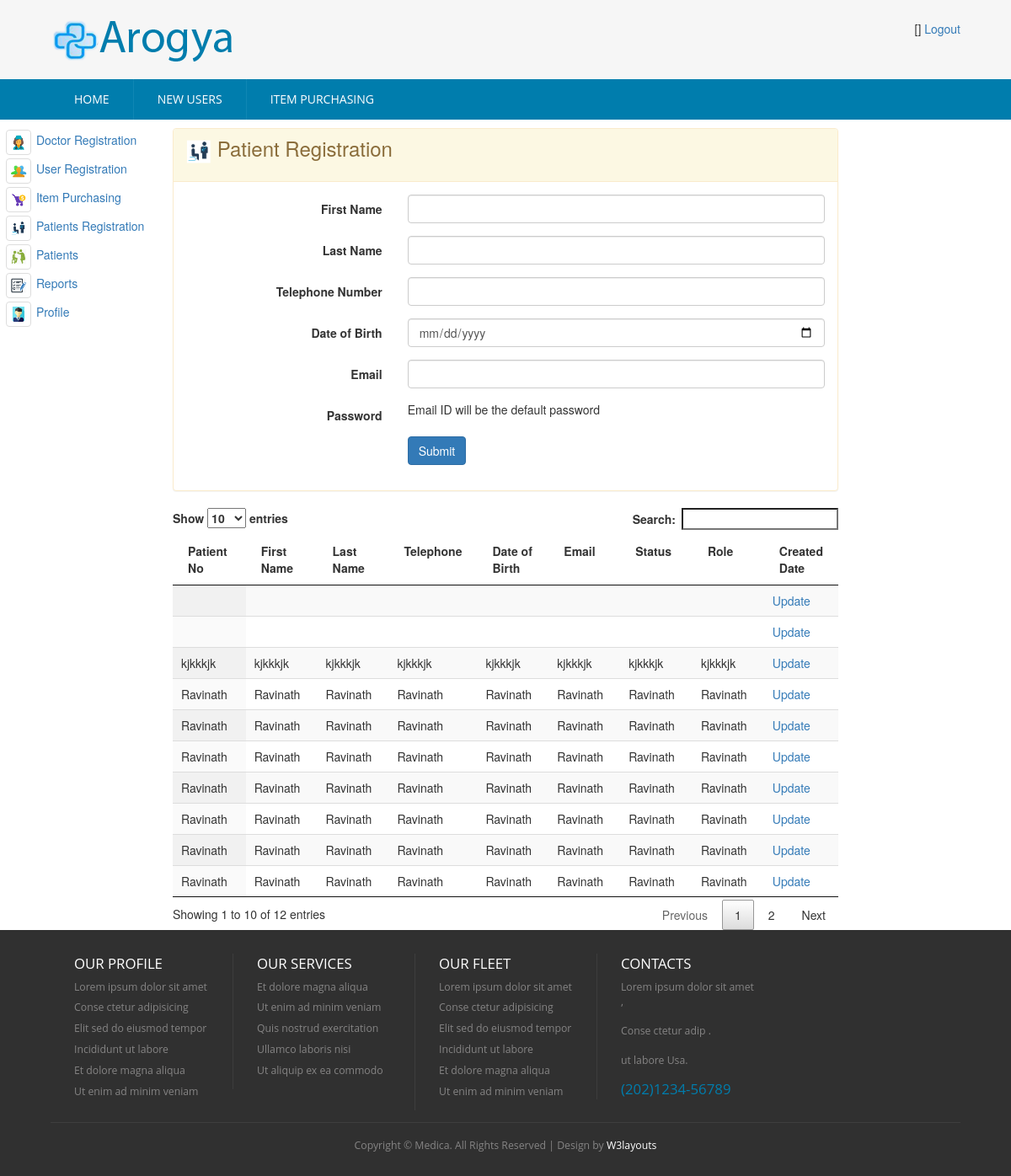
/index.php/admin_controller/loadPatientRegistration, run on the app's committed database.
### tables this page shows
CREATE TABLE `hms_patient` (
  `id` int(5) NOT NULL AUTO_INCREMENT,
  `first_name` varchar(100) DEFAULT NULL,
  `last_name` varchar(100) DEFAULT NULL,
  `telephone` varchar(20) DEFAULT NULL,
  `dob` varchar(25) DEFAULT NULL,
  `email` varchar(50) DEFAULT NULL,
  `pword` text DEFAULT NULL,
  `status_code` varchar(20) DEFAULT 'ACTIVE',
  `user_role` varchar(20) DEFAULT 'PATIENT',
  `created_date` timestamp NULL DEFAULT current_timestamp(),
  PRIMARY KEY (`id`),
  UNIQUE KEY `NewIndex1_email` (`email`)
);

### application/controllers/Admin_Controller.php (called while the page is built, shortened)
<?php
class Admin_Controller extends CI_Controller {
    public function loadPatientRegistration() {
        $this->load->model(array('Patient'));
        $data['msg'] = '';
        $patient0 = new Patient();
        $data['patientList'] = $patient0->get();
        $this->load->view('admin/admin-patient-registration', $data);
    }
}

### index.php (called while the page is built, shortened)
<?php
require_once BASEPATH.'core/CodeIgniter.php';

### application/core/my_model.php (called while the page is built, shortened)
<?php
class MY_Model extends CI_Model{
    public function get($limit=0,$offset = 0) {
        if($limit){
            $query = $this->db->get($this::DB_TABLE,$limit,$offset);
        }else{
            $query = $this->db->get($this::DB_TABLE);
        }
        $ret_val = array();
        foreach ($query->result() as $row) {
            $model = new $class;
            $model->populate($row);
            $ret_val[$row->{$this::DB_TABLE_PK}] = $model;
        }
        return $ret_val;
    }
}

### application/views/admin/admin-patient-registration.php (the view, shortened to what this page needs)
<!DOCTYPE HTML>
<html>
    <head>
        <link href="<?php echo base_url('css/style.css'); ?>" rel="stylesheet" type="text/css"  media="all" />
        <link href="<?php echo base_url('css/bootstrap.css'); ?>" rel="stylesheet" type="text/css"/>
        <link rel="stylesheet" href="<?php echo base_url('css/responsiveslides.css') ?>">
    </head>
    <body>
        <div class="header">
            <div class="main-header">
                <div class="wrap">
                </div>
            </div>
            <div class="top-nav">
                <div class="wrap">
                    <ul>
                    </ul>
                </div>
            </div>
        </div>
        <div class="content">
            <div class="row">
                <div class="col-md-2">
                </div>
                <div class="col-md-8">
                    <div class="panel panel-warning">
                        <div class="panel-heading ">
                            <h3> <img src="<?= base_url('/images/icon-patient.png') ?>" style="width: 30px" />  Patient Registration</h3>
                        </div>
                        <div class="panel-body">
                            <form class="form-horizontal" action="<?php echo base_url('/Admin_Controller/patientRegistration') ?>" method="post">
                                <div class="form-group">
                                    <label class="control-label col-xs-4" for="first_name">First Name</label>
                                    <div class="col-xs-8">
                                        <input id="first_name" name="first_name" type="text" class="form-control" required="required">
                                    </div>
                                </div>
                                <div class="form-group">
                                    <label for="last_name" class="control-label col-xs-4">Last Name</label>
                                    <div class="col-xs-8">
                                        <input id="last_name" name="last_name" type="text" class="form-control">
                                    </div>
                                </div>
                                <div class="form-group">
                                    <label for="telephone" class="control-label col-xs-4">Telephone Number</label>
                                    <div class="col-xs-8">
                                        <input id="telephone" name="telephone" type="text" class="form-control">
                                    </div>
                                </div>
                                <div class="form-group">
                                    <label for="telephone" class="control-label col-xs-4">Date of Birth</label>
                                    <div class="col-xs-8">
                                        <input id="dob" name="dob" type="date" class="form-control">
                                    </div>
                                </div>
                                <div class="form-group">
                                    <label for="email" class="control-label col-xs-4">Email</label>
                                    <div class="col-xs-8">
                                        <input id="email" name="email" type="text" class="form-control">
                                    </div>
                                </div>
                                <div class="form-group">
                                    <label for="pword" class="control-label col-xs-4">Password</label>
                                    <div class="col-xs-8">
                                        Email ID will be the default password
                                    </div>
                                </div>
                                <div class="form-group row">
                                    <div class="col-xs-offset-4 col-xs-8">
                                        <button name="submit" type="submit" class="btn btn-primary">Submit</button>
                                    </div>
                                </div>
                            </form>
                        </div>
                    </div>
                    <table id="example" class="display" cellspacing="0" width="100%">
                        <thead>
                            <tr>
                                <th>Patient No</th>
                                <th>First Name</th>
                                <th>Last Name</th>
                                <th>Telephone</th>
                                <th>Date of Birth</th>
                                <th>Email</th>
                                <th>Status</th>
                                <th>Role</th>
                                <th>Created Date</th>
                            </tr>
                        </thead>
                        <tbody>
                            <?php
                            foreach ($patientList as $value) {
                                ?>
                                <tr>
                                    <td><?= $value->first_name ?></td>
                                    <td><?= $value->first_name  ?></td>
                                    <td><?= $value->first_name  ?></td>
                                    <td><?= $value->first_name  ?></td>
                                    <td><?= $value->first_name  ?></td>
                                    <td><?= $value->first_name  ?></td>
                                    <td><?= $value->first_name  ?></td>
                                    <td><?= $value->first_name  ?></td>
                                    <td><a href="admin_update_item.php?id=<?= $row['id']; ?>">Update</a></td>
                                </tr>
                                <?php
                            }
                            ?>
                        </tbody>
                    </table>
                    <link href="css/jquery.dataTables.min.css" rel="stylesheet" type="text/css"/>
                </div>
            </div>
        </div>
        <div class="footer">
            <div class="wrap">
                <div class="footer-grids">
                    <div class="footer-grid">
                        <h3>OUR Profile</h3>
                        <ul>
                            <li><a href="#">Lorem ipsum dolor sit amet</a></li>
                            <li><a href="#">Conse ctetur adipisicing</a></li>
                            <li><a href="#">Elit sed do eiusmod tempor</a></li>
                            <li><a href="#">Incididunt ut labore</a></li>
                            <li><a href="#">Et dolore magna aliqua</a></li>
                            <li><a href="#">Ut enim ad minim veniam</a></li>
                        </ul>
                    </div>
                    <div class="footer-grid">
                        <h3>Our Services</h3>
                        <ul>
                            <li><a href="#">Et dolore magna aliqua</a></li>
                            <li><a href="#">Ut enim ad minim veniam</a></li>
                            <li><a href="#">Quis nostrud exercitation</a></li>
                            <li><a href="#">Ullamco laboris nisi</a></li>
                            <li><a href="#">Ut aliquip ex ea commodo</a></li>
                        </ul>
                    </div>
                    <div class="footer-grid">
                        <h3>OUR FLEET</h3>
                        <ul>
                            <li><a href="#">Lorem ipsum dolor sit amet</a></li>
                            <li><a href="#">Conse ctetur adipisicing</a></li>
                            <li><a href="#">Elit sed do eiusmod tempor</a></li>
                            <li><a href="#">Incididunt ut labore</a></li>
                            <li><a href="#">Et dolore magna aliqua</a></li>
                            <li><a href="#">Ut enim ad minim veniam</a></li>
                        </ul>
                    </div>
                    <div class="footer-grid">
                        <h3>CONTACTS</h3>
                        <p>Lorem ipsum dolor sit amet ,</p>
                        <p>Conse ctetur adip .</p>
                        <p>ut labore Usa.</p>
                        <span>(202)1234-56789</span>
                    </div>
                </div>
                <div class="copy-tight">
                    <p>Copyright &copy; Medica. All Rights Reserved | Design by <a href="http://w3layouts.com/">W3layouts</a></p>
                </div>
            </div>
        </div>
    </body>
</html>

### css/style.css (style rules this page uses)
html,body,div,span,applet,object,iframe,h1,h2,h3,h4,h5,h6,p,blockquote,pre,a,abbr,acronym,address,big,cite,code,del,dfn,em,img,ins,kbd,q,s,samp,small,strike,strong,sub,sup,tt,var,b,u,i,dl,dt,dd,ol,nav ul,nav li,fieldset,form,label,legend,table,caption,tbody,tfoot,thead,tr,th,td,article,aside,canvas,details,embed,figure,figcaption,footer,header,hgroup,menu,nav,output,ruby,section,summary,time,mark,audio,video { margin:0;padding:0;border:0;font-size:100%;font:inherit;vertical-align:baseline; }
ol,ul { list-style:none;margin:0px;padding:0px; }
table { border-collapse:collapse;border-spacing:0; }
a { text-decoration:none; }
img { max-width:100%; }
body { background: #F6F6F6; }
.wrap { width:80%; margin:0 auto; }
.main-header { padding: 1.7em 0 1.5em 0; background: #F6F6F6; }
.top-nav { background:#007DAD; }
.footer { padding: 2em 0 1em 0; background:#303030; }
.footer-grid { float: left; width: 20%; border-left: 1px solid rgba(153, 153, 153, 0.13); padding: 0px 28px; }
.footer-grid:first-child { border:none; }
.footer-grid ul li a,.footer-grid p { color: #858484; font-size: 0.875em; font-family: 'Open Sans', sans-serif; transition: 0.5s ease; -o-transition: 0.5s ease; -webkit-transition: 0.5s ease; padding: 0.3em 0; display: block; }
.footer-grid span { font-size:1.2em; font-family: 'Open Sans', sans-serif; color:#007DAD; }
.footer-grid h3 { font-family: 'Open Sans', sans-serif; color:#FFF; font-size:1.2em; text-transform: uppercase; margin: 0.2em 0 0.3em 0; }
.copy-tight { text-align: center; padding: 1em 0 0 0; border-top: 1px solid rgba(153, 153, 153, 0.13); margin-top: 1em; }
.copy-tight p { color: #858484; font-size: 0.875em; font-family: 'Open Sans', sans-serif; padding: 0.3em 0; display: block; }
.copy-tight p a { color:#FFF; transition: 0.5s ease; -o-transition: 0.5s ease; -webkit-transition: 0.5s ease; }
@media (max-width: 1366px) { .wrap { width:90%; } }

### data on the page
hms_patient: first_name "Ravinath"
hms_patient: first_name "Ravinath"
hms_patient: first_name "Ravinath"
hms_patient: first_name "Ravinath"
hms_patient: first_name "Ravinath"
hms_patient: first_name "Ravinath"
hms_patient: first_name "Ravinath"
hms_patient: first_name "kjkkkjk"
